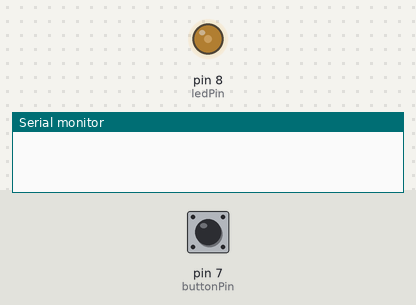
This sketch was run on a simulated Arduino Uno, built with avr-gcc and run on an emulated ATmega328P. On the bench: output pins drawn as LEDs (lit = HIGH), the last lines printed to the serial monitor. Dashed ring = blinking. The inputs (shaded band) are chosen by the test bench; at power-on: pin 7 (buttonPin) LOW.

Above: at 1.2 s.
1.3 s: pin 7 (buttonPin) pulled HIGH for 0.15 s
3.2 s: pin 7 (buttonPin) pulled HIGH for 1 s
At 4.9 s:
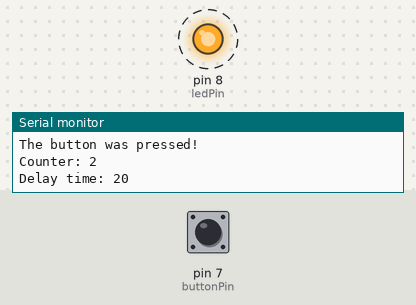
6.0 s: pin 7 (buttonPin) pulled HIGH for 3.2 s
At 6.23 s:
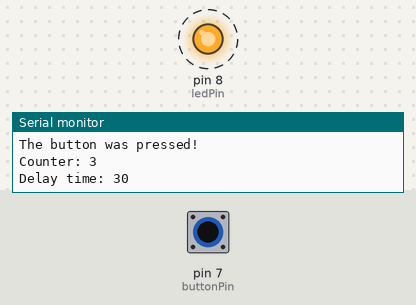
Timing chart, 0 to 16.7 s (numbered marks = the images above; inputs shaded):
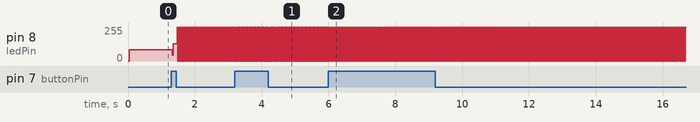

The sketch:

digitalInput.ino
```cpp
const int buttonPin = 7;
const int ledPin = 8;

int buttonCounter = 0;
int buttonState = 0;
int lastButtonState = 0;

void setup() {
  pinMode(ledPin, OUTPUT);
  pinMode(buttonPin, INPUT);
  Serial.begin(9600);

}

void loop() {

  buttonState = digitalRead(buttonPin);

  if (buttonState != lastButtonState) {
    if (buttonState == HIGH) {
      buttonCounter++;
      Serial.println("The button was pressed!");
      Serial.print("Counter: ");
      Serial.println(buttonCounter);
      Serial.print("Delay time: ");
      Serial.println(buttonCounter*10);
      Serial.println("");
    }
    delay(20);
  }
  lastButtonState = buttonState;

  digitalWrite(ledPin,HIGH);
  delay(10*buttonCounter);
  digitalWrite(ledPin,LOW);
  delay(10*buttonCounter);

  if(buttonCounter == 25){
    buttonCounter = 0;
  }

//  if (buttonCounter % 4 == 0) {
//    digitalWrite(ledPin, HIGH);
//  } else {
//    digitalWrite(ledPin, LOW);
//  }


}
```

Measured:
- after the input at 3.2 s, pin 8 (ledPin): alternates 255/255 for 0.02 s and 0/255 for 0.02 s, starting after 0.06 s
- after the input at 6.0 s, pin 8 (ledPin): alternates 255/255 for 0.03 s and 0/255 for 0.03 s, starting after 0.09 s
